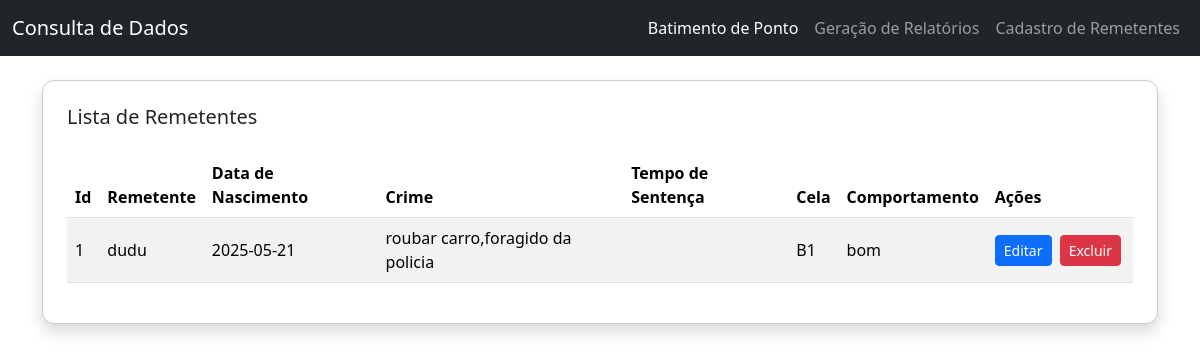
The page /consulta on the database as committed earlier.
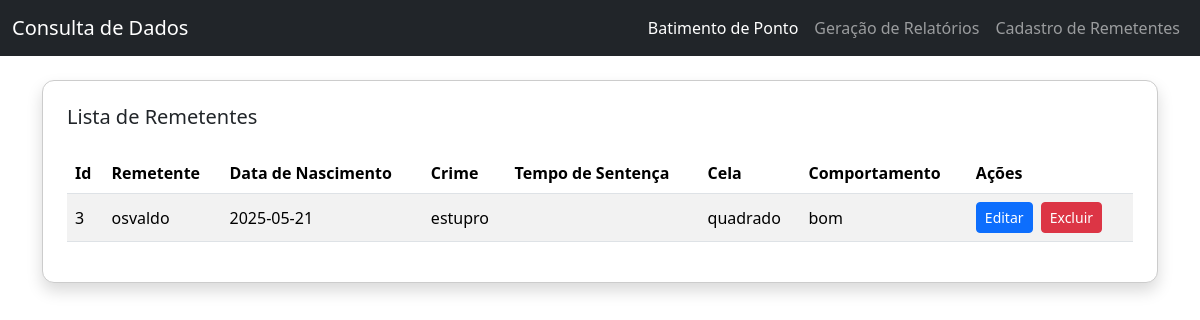
The same page on the database as committed later.
### tables this page shows
CREATE TABLE Remetentes (
    id INTEGER PRIMARY KEY AUTOINCREMENT,
    remetente TEXT NOT NULL,
    data_nascimento DATE NOT NULL,
    crime TEXT NOT NULL,
    tempo_sentenca TEXT NOT NULL,
    cela TEXT NOT NULL,
    comportamento TEXT NOT NULL
);

### main.py (the view)
@app.get("/consulta", response_class=HTMLResponse)
async def consulta(request: Request):
    consultas = repo.remetente_repo.obter_remetentes_por_pagina(12, 0)
    return templates.TemplateResponse("consulta.html", {"request": request, "consultas": consultas})

### templates/consulta.html (shortened to what this page needs)
<!DOCTYPE html>
<html lang="pt-br">
<head>
    <link href="https://cdn.jsdelivr.net/npm/bootstrap@5.3.6/dist/css/bootstrap.min.css" rel="stylesheet"
>
</head>
<body>
    <nav class="navbar navbar-expand-lg navbar-dark bg-dark">
        <div class="container-fluid">
            <a class="navbar-brand" href="#">Consulta de Dados</a>
            <div class="collapse navbar-collapse justify-content-end" id="navbarNav">
                <ul class="navbar-nav">
                    <li class="nav-item">
                        <a class="nav-link active" aria-current="page" href="/ponto">Batimento de Ponto</a>
                    </li>
                    <li class="nav-item">
                        <a class="nav-link" href="/relatorio">Geração de Relatórios</a>
                    </li>
                    <li class="nav-item">
                        <a class="nav-link" href="/cadastro">Cadastro de Remetentes</a>
                    </li>
                </ul>
            </div>
        </div>
    </nav>
    <div class="container mt-4">
        <div class="card shadow p-4">
            <h5 class="card-title mb-4">Lista de Remetentes</h5>
            <div class="table-responsive">
                <table class="table table-striped align-middle">
                    <thead>
                        <tr>
                            <th>Id</th>
                            <th>Remetente</th>
                            <th>Data de Nascimento</th>
                            <th>Crime</th>
                            <th>Tempo de Sentença</th>
                            <th>Cela</th>
                            <th>Comportamento</th>
                            <th>Ações</th>
                        </tr>
                    </thead>
                    <tbody>
                        {% for consulta in consultas %}
                        <tr>
                            <form method="post" action="/acao/{{ consulta.id }}">
                                <td>{{ consulta.id }}</td>
                                <td>{{ consulta.remetente }}</td>
                                <td>{{ consulta.data_nascimento }}</td>
                                <td>{{ consulta.crime }}</td>
                                <td>{{ consulta.tempo_setenca }}</td>
                                <td>{{ consulta.cela }}</td>
                                <td>{{ consulta.comportamento }}</td>
                                <td class="acoes">
                                    <button type="submit" name="botao" value="editar"
                                        class="btn btn-sm btn-primary">Editar</button>
                                    <button type="submit" name="botao" value="excluir"
                                        class="btn btn-sm btn-danger">Excluir</button>
                                </td>
                            </form>
                        </tr>
                        {% endfor %}
                    </tbody>
                </table>
            </div>
        </div>
    </div>
</body>
</html>

### templates/consulta.html (style rules this page uses)
.card { border: 1px solid #ccc; border-radius: 12px; }
.acoes { white-space: nowrap; }
.btn-sm { margin-right: 4px; }

Rows that differ between the two databases and show on the page:
removed Remetentes: id "1", remetente "dudu", data_nascimento "2025-05-21", crime "roubar carro,foragido da policia", cela "B1", comportamento "bom"
added Remetentes: id "3", remetente "osvaldo", data_nascimento "2025-05-21", crime "estupro", cela "quadrado", comportamento "bom"
